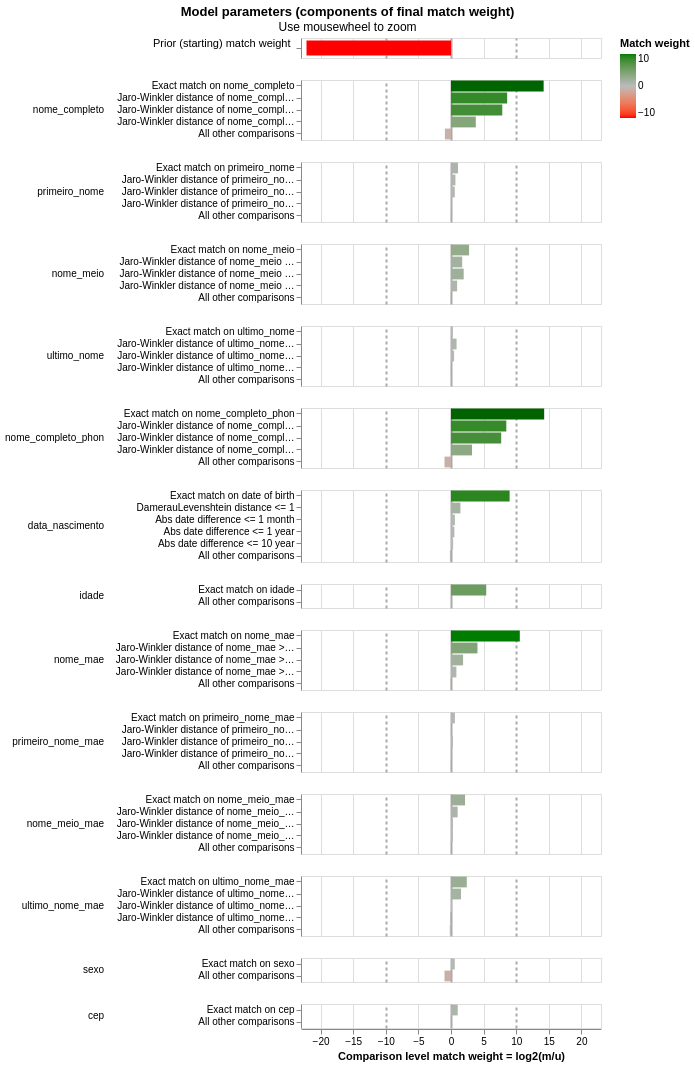

Notebook source saved alongside this figure:
### Markdown cell above
## Visualização pós-treino

Match weights e registros difíceis de linkar (unlinkables).

### Code cell
linker.visualisations.match_weights_chart()
